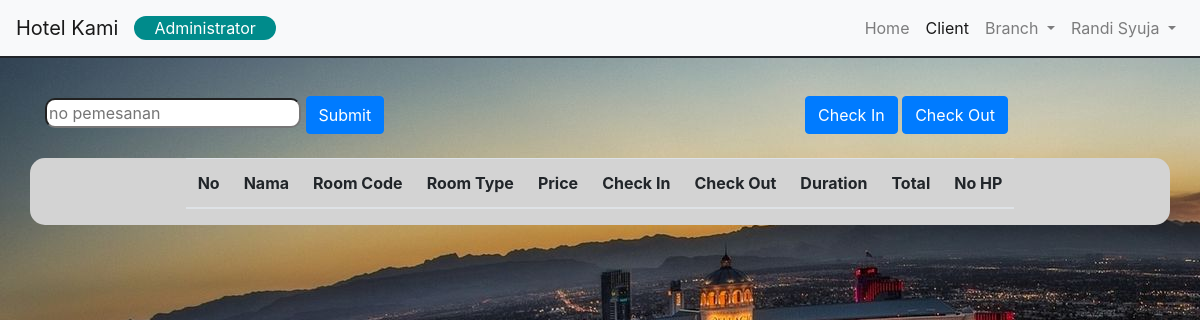
The page /admin/checkin.php (signed in) on the database as committed earlier.
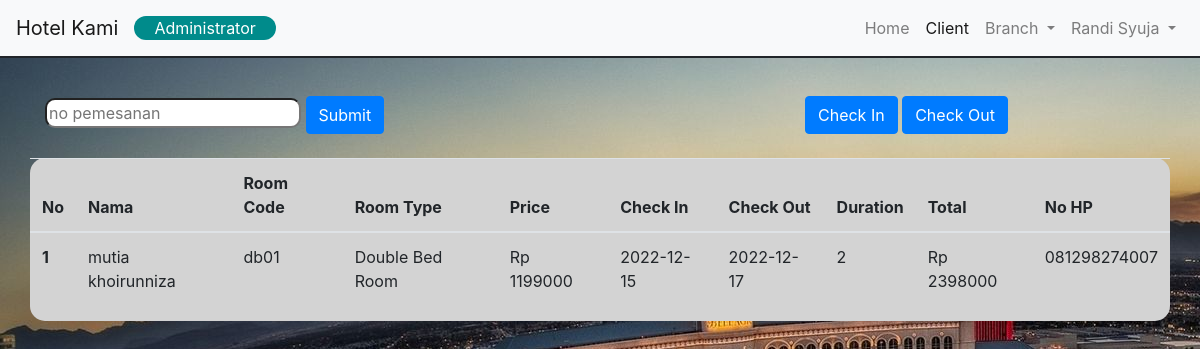
The same page on the database as committed later.
### tables this page shows
CREATE TABLE `checkin` (
  `no_pemesanan` int(11) NOT NULL,
  `branch` varchar(100) NOT NULL,
  `kode_kamar` char(5) NOT NULL,
  `tipe_kamar` varchar(100) NOT NULL,
  `harga` int(11) NOT NULL,
  `checkin` date NOT NULL,
  `checkout` date NOT NULL,
  `lama_menginap` int(11) NOT NULL,
  `total` int(11) NOT NULL,
  `nik` varchar(150) NOT NULL,
  `nama` varchar(100) NOT NULL,
  `nohp` varchar(50) NOT NULL
);

### admin/checkin.php (the view, shortened to what this page needs)
<?php
include '../koneksi.php';
$username3=$_SESSION["session_username"];
$sql1="SELECT * FROM checkin";
$result1=mysqli_query($koneksi, $sql1);
$num=0;
?>
<!DOCTYPE html>
<html>
    <head>
        <link href="../css/bootstrap.min.css" type="text/css" rel="stylesheet">
    </head>
    <body>
        <nav class="navbar navbar-expand-lg navbar-light bg-light fixed-top" style="border-bottom:2px solid ">
            <a class="navbar-brand" href="#">Hotel Kami</a>
            <span style="background-color:darkcyan; color:white; padding-left:20px; padding-right:20px; border-radius:15px;">Administrator</span>
            <div class="collapse navbar-collapse" id="navbarNav">
                <ul class="navbar-nav ml-auto">
                    <li class="nav-item">
                        <a class="nav-link" href="admin.php">Home <span class="sr-only">(current)</span></a>
                    </li>
                    <li class="nav-item">
                        <a class="nav-link active" href="client.php">Client</a>
                    </li>
                    <li class="nav-item dropdown">
                        <a class="nav-link dropdown-toggle" href="#" role="button" data-toggle="dropdown" aria-expanded="false">
                        Branch
                        </a>
                    </li>
                    <li class="nav-item dropdown">
                        <a class="nav-link dropdown-toggle" href="#" role="button" data-toggle="dropdown" aria-expanded="false">
                        <?php echo($username3); ?>
                        </a>
                    </li>
                </ul>
            </div>
        </nav>
        <br><br><br><br>
        <div class="container">
            <div class="row">
                <div class="col">
                <form action="" method="post">
                    <input type="number" name="nopayment" placeholder="no pemesanan" style="border-radius:10px;">
                    <input class="btn btn-primary" type="submit" name="submit" value="Submit">
                </form>
                </div>
                <div class="col">
                </div>
                <div class="col">
                    <a class="btn btn-primary" href="checkin.php" role="button">Check In</a>
                    <a class="btn btn-primary" href="checkout.php" role="button">Check Out</a>
                </div>
            </div>
        </div>
        <br>
        <div class="container" style="background-color:lightgrey; border-radius:15px;">
            <div class="row">
                <div class="col">
                </div>
                <div class="col-13">
                    <table class="table">
                        <thead>
                            <tr>
                            <th scope="col">No</th>
                            <th scope="col">Nama</th>
                            <th scope="col">Room Code</th>
                            <th scope="col">Room Type</th>
                            <th scope="col">Price</th>
                            <th scope="col">Check In</th>
                            <th scope="col">Check Out</th>
                            <th scope="col">Duration</th>
                            <th scope="col">Total</th>
                            <th scope="col">No HP</th>
                            </tr>
                        </thead>
                        <?php while($row=mysqli_fetch_assoc($result1)):
                        $num=$num+1;?>
                        <tbody>
                            <tr>
                            <th scope="row"><?php echo $num;?></th>
                            <td><?php echo $row["nama"];?></td>
                            <td><?php echo $row["kode_kamar"];?></td>
                            <td><?php echo $row["tipe_kamar"];?></td>
                            <td><?php echo "Rp ".$row["harga"];?></td>
                            <td><?php echo $row["checkin"];?></td>
                            <td><?php echo $row["checkout"];?></td>
                            <td><?php echo $row["lama_menginap"];?></td>
                            <td><?php echo "Rp ".$row["total"];?></td>
                            <td><?php echo $row["nohp"];?></td>
                            </tr>
                        </tbody>
                        <?php
                        endwhile; ?>
                    </table>
                </div>
                <div class="col">
                </div>
            </div>
        </div>
    </body>
</html>

Rows that differ between the two databases and show on the page:
added checkin: nama "mutia khoirunniza", kode_kamar "db01", tipe_kamar "Double Bed Room", harga "1199000", checkin "2022-12-15", checkout "2022-12-17", lama_menginap "2", total "2398000", nohp "081298274007"
